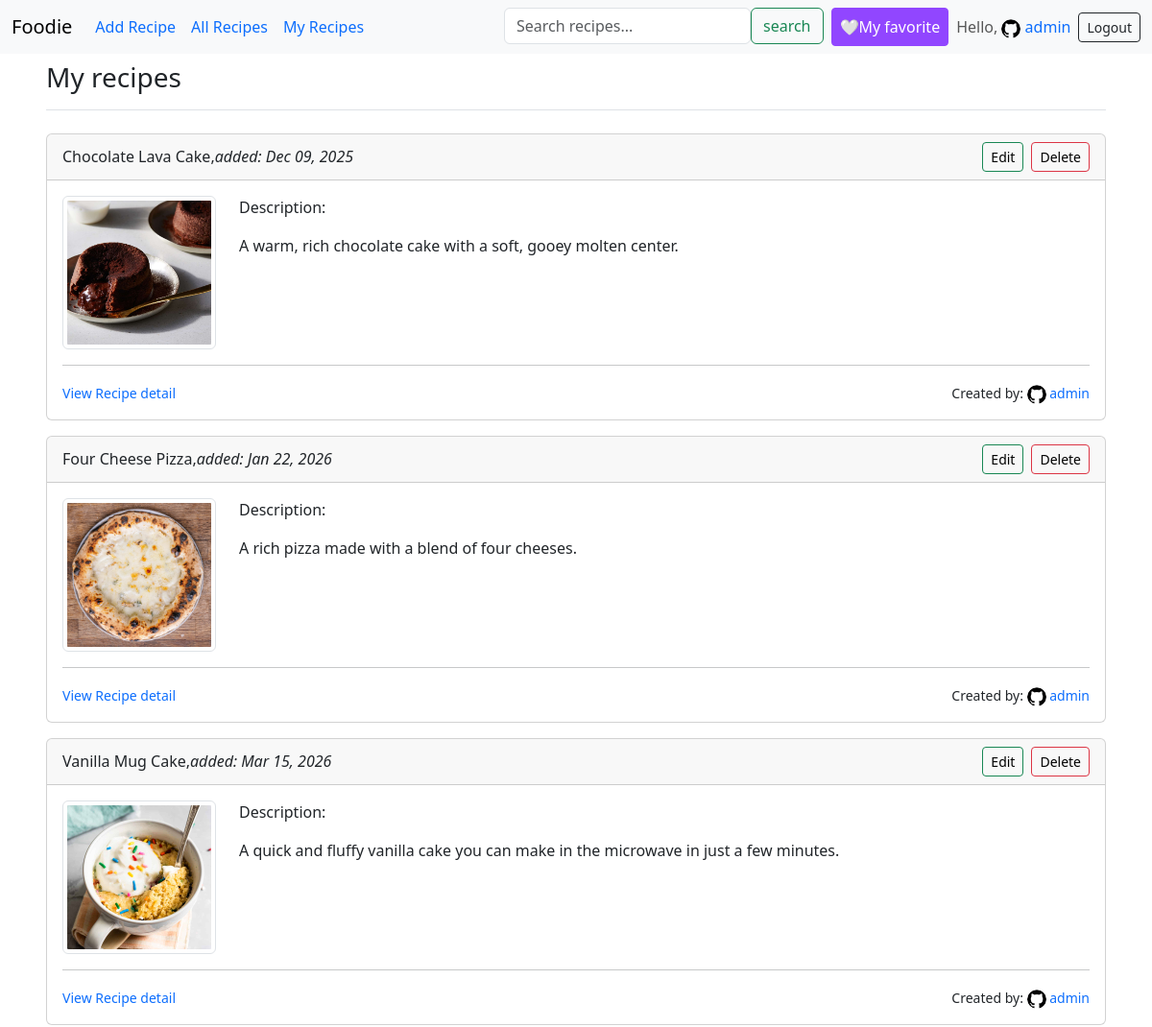
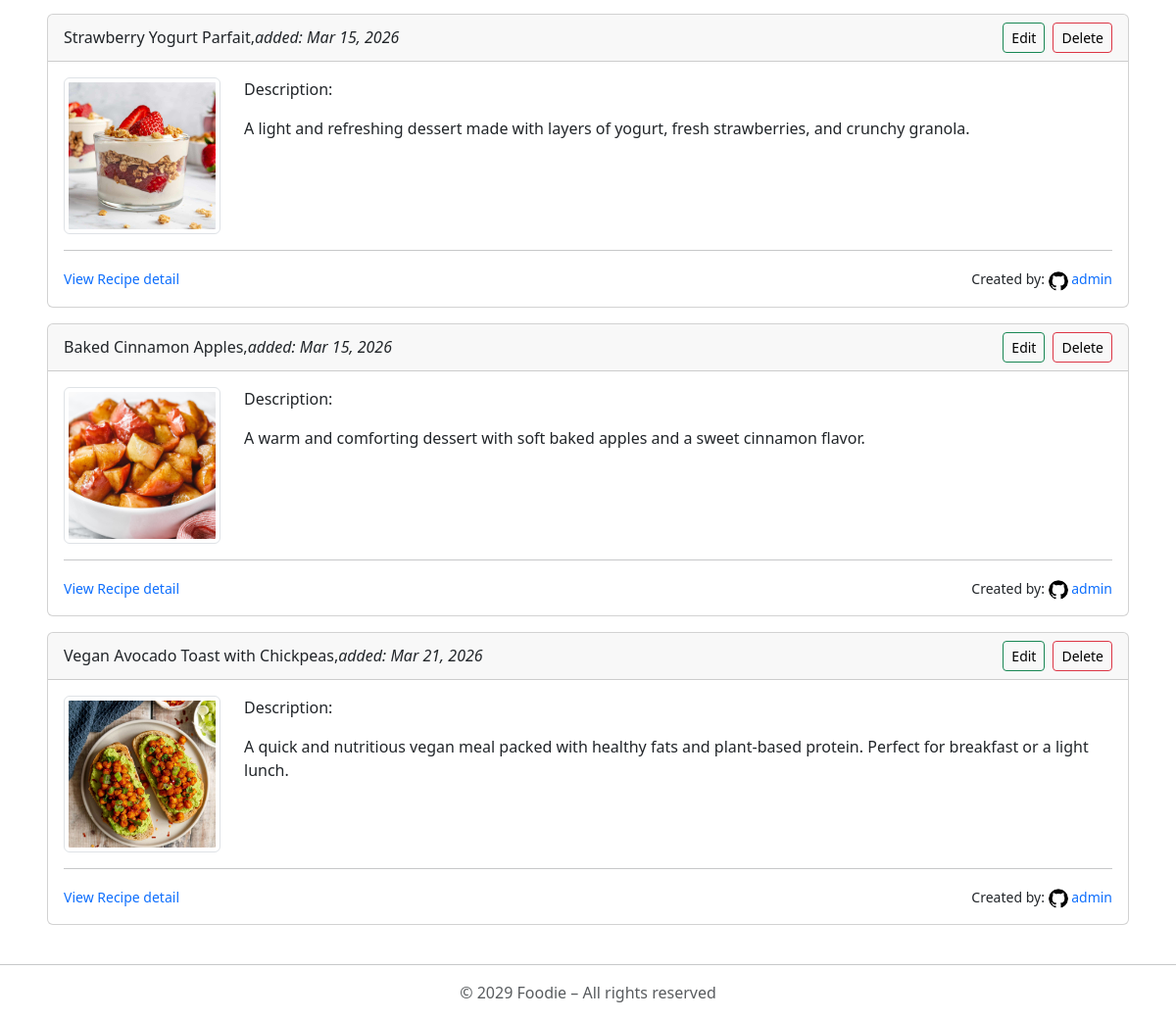
Page /recipes/my_recipes/ (signed in) on the committed database (2 pictures, top to bottom).
### accounts/models.py (models this page shows, shortened)
class UserProfile(models.Model):
    user = models.OneToOneField(User, on_delete=models.CASCADE, related_name="profile")
    bio = models.TextField(blank=True, null=True)
    date_created = models.DateTimeField(auto_now_add=True,  null=True)
    profile_photo = models.ImageField(upload_to="profile_photos/", null = True, blank = True)

### recipes/models.py (models this page shows, shortened)
class Recipe (models.Model):
    name = models.CharField(max_length = 100)
    description = models.TextField(null = True, blank = True)
    ingredients = models.TextField()
    directions = models.TextField()
    date_added = models.DateTimeField(auto_now_add=True, null = True, blank = True)
    category = models.ForeignKey(Category, on_delete=models.CASCADE)
    user = models.ForeignKey(User, on_delete=models.CASCADE, null=True, related_name="recipes")
    image = models.ImageField(upload_to="recipe_images/", null=True, blank=True)
    favorited_by = models.ManyToManyField(User, blank=True, related_name="favorite_recipes")

### recipes/views.py (the view)
# urls.py: path('my_recipes/', views.my_recipes, name="my_recipes"),
@login_required
def my_recipes(request):
    recipes = request.user.recipes.all()
    context = {
        "recipes":recipes
    }
    return render(request, "recipes/my_recipes.html", context)

### recipes/forms.py
class SearchForm(forms.Form):
    query = forms.CharField(
                    label="",
                    required=False,
                    widget=forms.TextInput(
                        attrs={
                            "placeholder":"Search recipes...",
                            "class":"form-control mr-sm-2"
                    }))

### recipes/context_processors.py (called while the page is built)
def search_form(request):
    return {'search_form': SearchForm()}

### recipes/templates/recipes/my_recipes.html (shortened to what this page needs)
{% extends "base.html" %}
{% block page_header %} <h3> My recipes </h3> {% endblock page_header %}
{% block content1 %}
    <div class="mt-4">
        {% for recipe in recipes %}
           <div class="card mb-3">
                <h6 class="card-header d-flex align-items-center">
                    {{ recipe.name }},
                    <i>added: {{ recipe.date_added | date:"M d, Y" }} </i>
                    <a class="btn btn-outline-success btn-sm text-decoration-none text-black ms-auto" href="{% url "recipes:edit_recipe" recipe.id %}">Edit</a>
                    <a class="btn btn-outline-danger btn-sm text-decoration-none text-black ms-2" href="{% url "recipes:delete_recipe" recipe.id %}">Delete</a>
                </h6>
                <div class="card-body">
                    <div class="row flex-column flex-md-row">
                    {% if recipe.image %}
                        <div class="col-auto mb-3 mb-md-0">
                            <img src="{{ recipe.image.url }}" width=120 height=120 alt="{{ recipe.name }}" class="img-thumbnail recipe-img">
                        </div>
                    {% endif %}
                    <div class="col">
                        <p> Description: </p>
                        {{ recipe.description }}
                    </div>
                    </div>
                    <hr>
                    <div class="row align-items-center mt-3">
                        <div class="col">
                            <small><a class="text-decoration-none" href="{% url "recipes:recipe_details" recipe.id %}">View Recipe detail</a></small>
                        </div>
                        <div class="col-auto">
                            <small>Created by:
                                {% if recipe.user.profile.profile_photo %}
                                    <img src="{{ recipe.user.profile.profile_photo.url }}" alt="profile-photo" class="rounded-circle" width="20" height="20">
                                {% endif %}
                                {% if recipe.user.profile %}
                                    <a class="text-decoration-none" href="{% url "recipes:public_profile" recipe.user.id %}"> {{ recipe.user.username }} </a>
                                {% else %}
                                    Anonymous
                                {% endif %}
                            </small>
                        </div>
                    </div>
                </div>
            </div>
        {% endfor %}
    </div>
{% endblock content1 %}

### templates/base.html (shortened to what this page needs)
<!DOCTYPE html>
<html lang="en">
<head>
    {% load django_bootstrap5 %}
    {% bootstrap_css %}
</head>
<body>
    <nav class="navbar navbar-expand-lg bg-body-tertiary">
        <div class="container-fluid">
            <a class="navbar-brand" href="{% url "foodie_app:foodie_app_home" %}">Foodie</a>
            <div class="collapse navbar-collapse" id="navbarNav">
            <ul class="navbar-nav w-100 d-flex">
                {% if user.is_authenticated %}
                    <li class="nav-item">
                        <a class="nav-link active text-primary" aria-current="page" href="{% url "foodie_app:add_recipe_no_genre" %}">Add Recipe</a>
                    </li>
                    <li class="nav-item">
                        <a class="nav-link active text-primary" aria-current="page" href="{% url "recipes:recipes_home" %}">All Recipes</a>
                    </li>
                    <li class="nav-item">
                        <a class="nav-link active text-primary" aria-current="page" href="{% url "recipes:my_recipes" %}">My Recipes</a>
                    </li>
                    <li class="nav-item ms-lg-auto">
                        <form class="d-flex" action="{% url "recipes:search_results" %}" method="get">
                            {{ search_form.query }}
                            <button type="submit" class="btn btn-outline-success my-2 my-sm-0">
                                search
                            </button>
                        </form>
                    </li>
                    <li class="nav-item mt-2 mt-lg-0 ms-lg-2">
                            <button class="btn btn-twitch btn-sm text-white d-flex align-items-center px-2 h-100">
                                <a class="text-white text-decoration-none fs-6" href={% url "recipes:favorite_recipes" %}>🤍My favorite</a>
                            </button>
                    </li>
                    <li class="nav-item">
                        <span class="nav-link">Hello, {% if request.user.profile.profile_photo %}
                            <a class="text-decoration-none" href="{% url "accounts:edit_user_profile" %}">
                                <img src="{{ request.user.profile.profile_photo.url }}" width=20 height=20 alt="profile-photo" class="rounded-circle">
                            </a>
                                {% endif %}
                            <a href="{% url "accounts:edit_user_profile" %}" class="text-primary text-decoration-none">
                                    {{ user.username }}
                            </a>
                        </span>
                    </li>
                {% endif %}
            </ul>
                {% if user.is_authenticated %}
                        <div>
                            <form action="{% url "accounts:logout" %}" method="post" class="d-flex">
                                <button type="submit" class="btn btn-outline-dark btn-sm">Logout</button>
                            </form>
                        </div>
                {% endif %}
            </div>
        </div>
    </nav>
    <main class="container-fluid py-2 px-5">
        <div class="pb-2 mb-3 border-bottom">
            {% block page_header %}
            {% endblock page_header %}
        </div>
        <div>
            {% block content1 %}
            {% endblock content1 %}
        </div>
    </main>
    <div>
        <hr>
        <footer>
            <p class="text-center text-body-secondary">© 2029 Foodie – All rights reserved</p>
        </footer>
    </div>
</body>
</html>

### templates/base.html (style rules this page uses)
.btn-twitch { background-color: #9146FF; border-color: #9146FF; color: white; }

### recipes/templates/recipes/my_recipes.html (style rules this page uses)
.recipe-img { width: 100%; height: auto; }
@media (min-width: 768px) { .recipe-img { width: 160px; height: 160px; object-fit: cover; } }

### rows in the picture
Recipe: name "Chocolate Lava Cake", date_added "Dec 09, 2025", image (picture), description "A warm, rich chocolate cake with a soft, gooey molten center.", user.profile.profile_photo (picture), user.username "admin"
Recipe: name "Four Cheese Pizza", date_added "Jan 22, 2026", image (picture), description "A rich pizza made with a blend of four cheeses.", user.profile.profile_photo (picture), user.username "admin"
Recipe: name "Vanilla Mug Cake", date_added "Mar 15, 2026", image (picture), description "A quick and fluffy vanilla cake you can make in the microwave in just a few minutes.", user.profile.profile_photo (picture), user.username "admin"
Recipe: name "Strawberry Yogurt Parfait", date_added "Mar 15, 2026", image (picture), description "A light and refreshing dessert made with layers of yogurt, fresh strawberries, and crunchy granola.", user.profile.profile_photo (picture), user.username "admin"
Recipe: name "Baked Cinnamon Apples", date_added "Mar 15, 2026", image (picture), description "A warm and comforting dessert with soft baked apples and a sweet cinnamon flavor.", user.profile.profile_photo (picture), user.username "admin"
Recipe: name "Vegan Avocado Toast with Chickpeas", date_added "Mar 21, 2026", image (picture), description "A quick and nutritious vegan meal packed with healthy fats and plant-based protein. Perfect for breakfast or a light lunch.", user.profile.profile_photo (picture), user.username "admin"

### other values in the picture
{{ user.username }} "admin"
